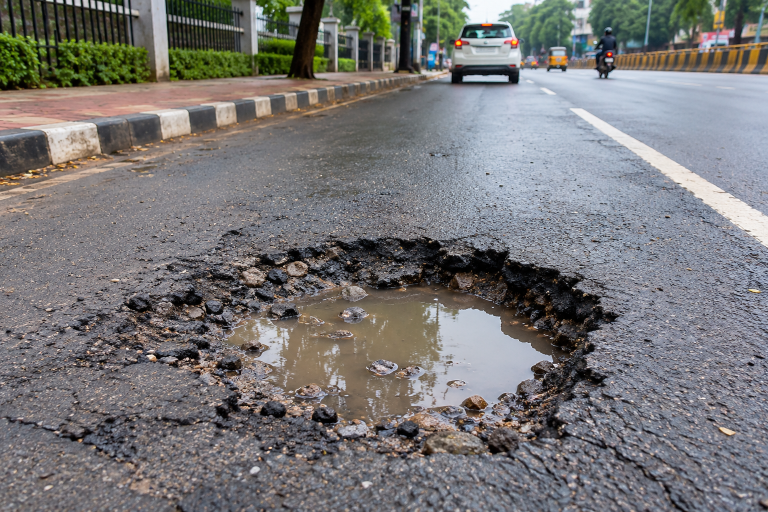
#> input picture data/road_images/road.png, 1536 x 1024 px (shown at 1/2 size)
$ python main.py
#> lines starting #> are read from the running program, lines starting #| are printed output that depends on the picture; after the words box and inside, x2 and y2 are one past the last pixel; in counts of white or black regions, pixels touching at a corner belong together
import cv2
import os

print("================================")
print("        ROADMIND AI")
print("   Intelligent Road Monitor")
print("================================")

# --------------------------------
# 1. Load road image
# --------------------------------

image_path = "data/road_images/road.png"

if not os.path.exists(image_path):
    print("❌ Road image not found!")
    print("Make sure road.png is inside data/road_images/")
    exit()

image = cv2.imread(image_path)
#> image is the input picture: shape (1024, 1536, 3); mean B, G, R 118.6, 118.6, 119.9

if image is None:
    print("❌ Unable to read image!")
    exit()

print("✅ Road image loaded successfully!")

height, width, _ = image.shape
#> height = 1024; width = 1536

print(f"📐 Image size: {width} x {height}")
#| 📐 Image size: 1536 x 1024


# --------------------------------
# 2. Convert image to grayscale
# --------------------------------

gray = cv2.cvtColor(image, cv2.COLOR_BGR2GRAY)
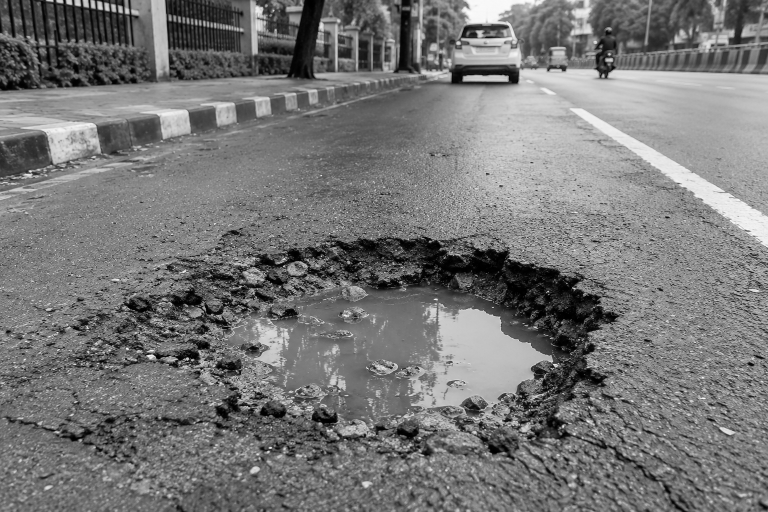
#> gray: shape (1024, 1536) (shown at 1/2 size); min 0, max 254, mean 119


# --------------------------------
# 3. Focus on road region
# --------------------------------

road_start = int(height * 0.35)
#> road_start = 358

road_area = gray[road_start:height, :]
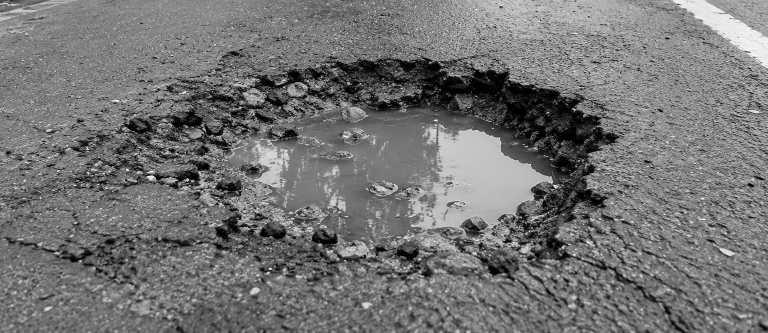
#> road_area: shape (666, 1536) (shown at 1/2 size); min 0, max 254, mean 116


# --------------------------------
# 4. Detect dark damaged regions
# --------------------------------

_, threshold = cv2.threshold(
    road_area,
    70,
    255,
    cv2.THRESH_BINARY_INV
)
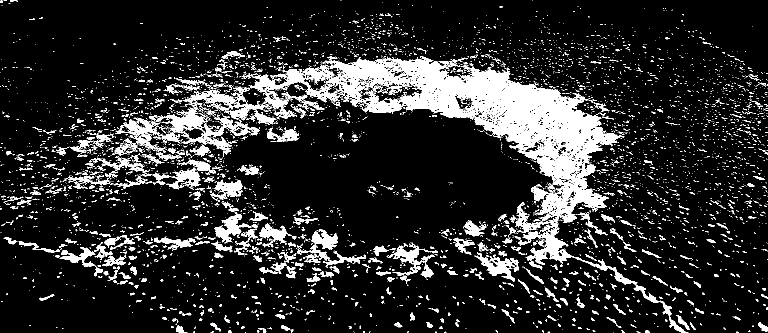
#> threshold: shape (666, 1536) (shown at 1/2 size); 14.5% white; 5475 white regions (4965 under 20 px), largest, box (x1, y1, x2, y2) and area: (646, 112, 1249, 446) 57389, (311, 129, 680, 314) 13737, (1031, 405, 1377, 666) 6495


# --------------------------------
# 5. Remove small noise
# --------------------------------

kernel = cv2.getStructuringElement(
    cv2.MORPH_ELLIPSE,
    (7, 7)
)

threshold = cv2.morphologyEx(
    threshold,
    cv2.MORPH_CLOSE,
    kernel
)
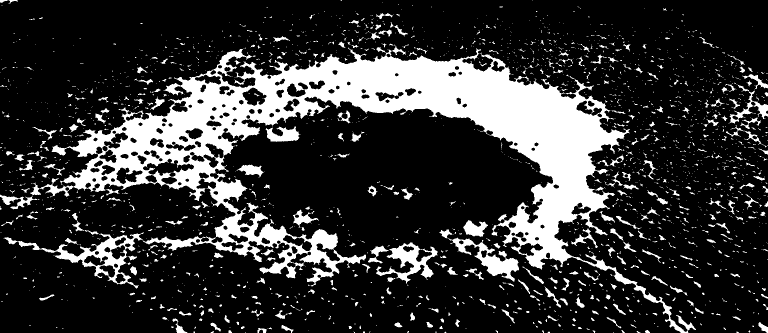
#> threshold: shape (666, 1536) (shown at 1/2 size); 20.7% white; 2353 white regions (1955 under 20 px)


# --------------------------------
# 6. Find possible hazards
# --------------------------------

contours, _ = cv2.findContours(
    threshold,
    cv2.RETR_EXTERNAL,
    cv2.CHAIN_APPROX_SIMPLE
)
#> contours = 2339 contours, 2075 with area under 20; largest, box (x1, y1, x2, y2) and area: (7, 89, 1392, 666) 183786, (736, 484, 875, 568) 4128, (879, 459, 1038, 563) 3651, (531, 253, 600, 284) 1203, (1457, 169, 1536, 247) 1124


hazard_detected = False
largest_area = 0
best_box = None


for contour in contours:

    area = cv2.contourArea(contour)

    if area > largest_area:

        largest_area = area

        x, y, w, h = cv2.boundingRect(contour)

        y = y + road_start

        best_box = (x, y, w, h)
#> this loop made 2339 passes
#> (area, largest_area, x, y, w, h) on passes 19, 26, 45, 55, 68, 464, 2033: (32.5, 32.5, 1290, 1018, 10, 6), (79.5, 79.5, 514, 1014, 20, 10), (105.5, 105.5, 563, 1008, 24, 16), (178, 178, 1517, 1002, 19, 22), (216.5, 216.5, 345, 995, 30, 29), (4128.5, 4128.5, 736, 842, 139, 84), (183786, 183786, 7, 447, 1385, 577)
#> area on passes 21, 37, 52, 54, 57: 21, 22, 81, 103, 72
#> after the loop, h = 577; largest_area = 183786; w = 1385; x = 7; y = 447


# --------------------------------
# 7. Hazard detection
# --------------------------------

if largest_area > 5000:

    hazard_detected = True

    x, y, w, h = best_box

    # Draw bounding box
    cv2.rectangle(
        image,
        (x, y),
        (x + w, y + h),
        (0, 0, 255),
        4
    )

    # Label
    cv2.putText(
        image,
        "POTENTIAL ROAD HAZARD",
        (x, max(y - 15, 30)),
        cv2.FONT_HERSHEY_SIMPLEX,
        0.8,
        (0, 0, 255),
        2
    )
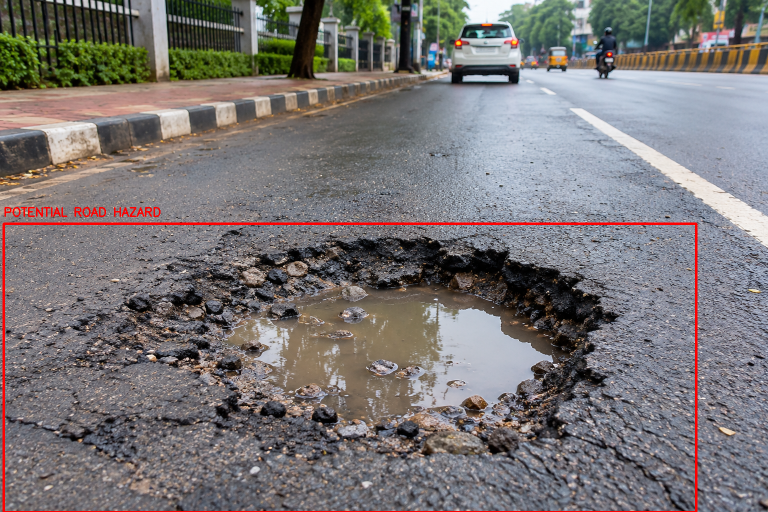
#> image: shape (1024, 1536, 3) (shown at 1/2 size); mean B, G, R 117.1, 117.2, 121.4


# --------------------------------
# 8. Calculate risk
# --------------------------------

if hazard_detected:

    risk_score = min(int(largest_area / 2000), 100)
#> risk_score = 91

    if risk_score >= 70:
        risk_level = "HIGH"

    elif risk_score >= 30:
        risk_level = "MEDIUM"

    else:
        risk_level = "LOW"

else:

    risk_score = 0
    risk_level = "LOW"


# --------------------------------
# 9. AI-style analysis
# --------------------------------

if hazard_detected:

    hazard_type = "POTENTIAL POTHOLE"

    # Prototype confidence estimate
    confidence = min(
        70 + int(risk_score * 0.25),
        95
    )
#> confidence = 92

    if risk_level == "HIGH":

        action = "Immediate road maintenance inspection"

    elif risk_level == "MEDIUM":

        action = "Schedule maintenance inspection"

    else:

        action = "Monitor road condition"

else:

    hazard_type = "NO SIGNIFICANT HAZARD"

    confidence = 95

    action = "No immediate maintenance required"


# --------------------------------
# 10. Display AI report
# --------------------------------

print()

print("================================")
print("       🧠 ROADMIND AI REPORT")
print("================================")

print(f"🔎 Hazard Type : {hazard_type}")
print(f"🎯 Confidence : {confidence}%")
#| 🎯 Confidence : 92%
print(f"📊 Risk Score : {risk_score}/100")
#| 📊 Risk Score : 91/100
print(f"🚦 Risk Level : {risk_level}")

print("--------------------------------")

print("🚧 Recommended Action:")
print(action)

print("--------------------------------")

if hazard_detected:

    print("⚠️ Road condition requires attention.")

else:

    print("✅ Road condition appears normal.")

print("================================")


# --------------------------------
# 11. Save result
# --------------------------------

output_path = "data/road_images/road_analysis.png"

cv2.imwrite(
    output_path,
    image
)

print()
print(f"📸 Analysis saved to: {output_path}")


# --------------------------------
# 12. Show result
# --------------------------------

cv2.imshow(
    "ROADMIND - AI Road Monitor",
    image
)

print()
print("Press any key on the image window to close.")

cv2.waitKey(0)
cv2.destroyAllWindows()
